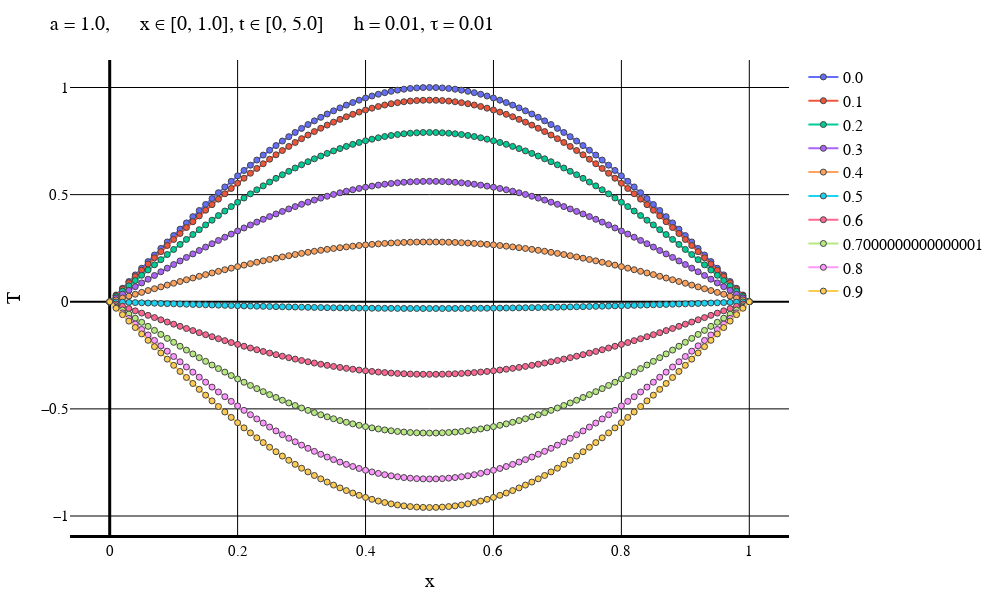

Source (notebook cell):
### Markdown cell above
### **Вывод графика**

### Code cell
if  numOfPlots <= numOfTIntervals
    makePlot(numOfPlots, plotStep, solutionMatrix, dataVec, intervalVec) 
else
    print("Количество графиков превышает количество временных слоев")
end
